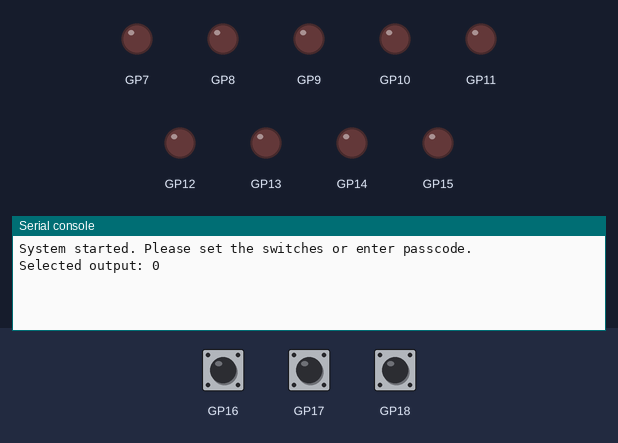
Bench run of a program on a simulated Raspberry Pi Pico running MicroPython. On the bench: output pins drawn as LEDs (lit = HIGH), the last lines printed to the serial console. Wiring (from the project's diagram.json): red LED on GP7, red LED on GP8, red LED on GP9, red LED on GP10, red LED on GP11, red LED on GP12, red LED on GP13, red LED on GP14, red LED on GP15, green button 0 on GP16, green button 1 on GP17, green button 2 on GP18. The inputs (shaded band) are chosen by the test bench; at power-on: GP16 LOW, GP17 LOW, GP18 LOW. Pins used as bus, display or sensor lines are not drawn.

Above: at 1.2 s.
1.3 s: GP16 pulled HIGH for 0.15 s
At 1.7 s:
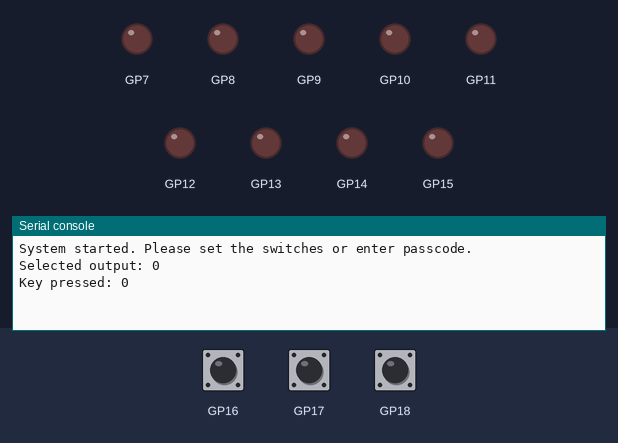
4.4 s: GP16 pulsed HIGH 5 times (0.12 s each, 0.3 s apart)
At 9.4 s:
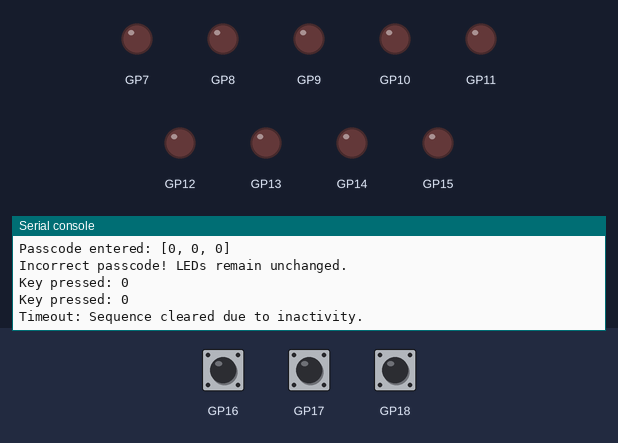

Measured:
- after the input at 1.3 s, the serial console: prints a new line at once (image 1)
- after the input at 4.4 s, the serial console: prints a new line at once (image 2)

The program:

main.py
```python
import machine
import time

# --- CONFIGURATION ---
# Default passcode is [0, 2, 1]
PASSCODE = [0, 2, 1]
LED_START_PIN = 7
BTN_START_PIN = 16

# --- PIN DEFINITIONS ---
# Map the LEDs D0 - D8 as outputs 0-8 (Total of 9)
leds = []
for i in range(9):
    leds.append(machine.Pin(LED_START_PIN + i, machine.Pin.OUT))

# Map buttons connected to B0 - B2 as numeric keys 0 to 2
buttons = []
for i in range(3):
    buttons.append(machine.Pin(BTN_START_PIN + i, machine.Pin.IN, machine.Pin.PULL_DOWN))

# Multiplexer (MUX) Pins
mux_s0 = machine.Pin(27, machine.Pin.OUT) # Mux-1 Select (LSB)
mux_s1 = machine.Pin(28, machine.Pin.OUT) # Mux-2 Select (MSB)
mux_out = machine.Pin(26, machine.Pin.IN) # Mux-2 Out

# --- GLOBAL VARIABLES ---
key_presses = []
last_button_time = 0

# --- INTERRUPT HANDLER ---
def interrupt_callback(pin):
    global last_button_time
    current_time = time.ticks_ms()

    # 200 ms debouncing guard window
    if time.ticks_diff(current_time, last_button_time) > 200:
        last_button_time = current_time

        button_idx = -1
        if pin == buttons[0]:
            button_idx = 0
        elif pin == buttons[1]:
            button_idx = 1
        elif pin == buttons[2]:
            button_idx = 2

        if button_idx != -1:
            key_presses.append(button_idx)
            print(f"Key pressed: {button_idx}")

# --- READ SWITCHES (POLLING MUX) ---
def read_switches():
    val = 0

    # Read SW0 (S1=0, S0=0)
    mux_s1.value(0)
    mux_s0.value(0)
    time.sleep(0.01) # Tiny sleep to stabilize MUX signal
    val += mux_out.value() * 1

    # Read SW1 (S1=0, S0=1)
    mux_s1.value(0)
    mux_s0.value(1)
    time.sleep(0.01)
    val += mux_out.value() * 2

    # Read SW2 (S1=1, S0=0)
    mux_s1.value(1)
    mux_s0.value(0)
    time.sleep(0.01)
    val += mux_out.value() * 4

    # Read SW3 (S1=1, S0=1)
    mux_s1.value(1)
    mux_s0.value(1)
    time.sleep(0.01)
    val += mux_out.value() * 8

    return val

# --- MAIN PROGRAM ---
def main():
    global key_presses, last_button_time

    # Attach interrupts to buttons
    for btn in buttons:
        btn.irq(trigger=machine.Pin.IRQ_RISING, handler=interrupt_callback)

    last_decimal_val = -1

    # Print at the program start
    print("System started. Please set the switches or enter passcode.")

    while True:
        # Poll mux inputs in sequence and convert to decimal
        current_decimal_val = read_switches()
        if current_decimal_val != last_decimal_val:
            print(f"Selected output: {current_decimal_val}")
            last_decimal_val = current_decimal_val

        # Timeout feature: clear sequence after 3 seconds of inactivity
        if len(key_presses) > 0 and len(key_presses) < 3:
            if time.ticks_diff(time.ticks_ms(), last_button_time) > 3000:
                print("Timeout: Sequence cleared due to inactivity.")
                key_presses.clear()

        # Passcode evaluation
        if len(key_presses) >= 3:
            attempt = key_presses[:3]
            print(f"Passcode entered: {attempt}")

            if attempt == PASSCODE:
                print("Correct passcode!")
                if last_decimal_val <= 8:
                    leds[last_decimal_val].toggle()
                    print(f"Success: Toggled LED {last_decimal_val}")
                else:
                    print(f"Error: Selected output {last_decimal_val} is out of range. Valid range: 0-8.")
            else:
                print("Incorrect passcode! LEDs remain unchanged.")

            # Remove the first 3 evaluated keys
            for _ in range(3):
                key_presses.pop(0)

        time.sleep(0.05)

if __name__ == "__main__":
    main()
```
